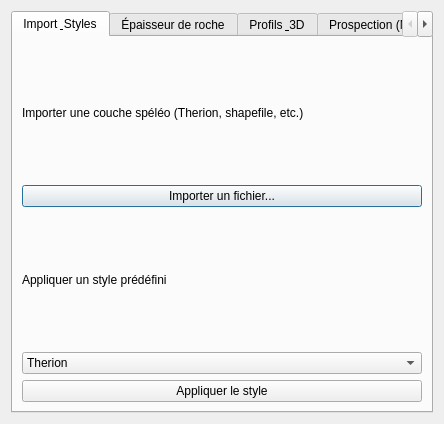
<?xml version="1.0" encoding="UTF-8"?>
<ui version="4.0">
 <class>SpeleoToolsDialog</class>
 <widget class="QDialog" name="SpeleoToolsDialog">
  <property name="windowTitle">
   <string>Speleo Tools</string>
  </property>
  <layout class="QVBoxLayout" name="verticalLayout">
   <item>
    <widget class="QTabWidget" name="tabWidget">
     <property name="tabPosition">
      <enum>QTabWidget::North</enum>
     </property>

     <!-- Onglet 1 : Import & Styles -->
     <widget class="QWidget" name="tabImport">
      <attribute name="title">
       <string>Import &amp; Styles</string>
      </attribute>
      <layout class="QVBoxLayout" name="layoutImport">
       <item>
        <widget class="QLabel" name="lblImport">
         <property name="text">
          <string>Importer une couche spéléo (Therion, shapefile, etc.)</string>
         </property>
        </widget>
       </item>
       <item>
        <widget class="QPushButton" name="btnImport">
         <property name="text">
          <string>Importer un fichier...</string>
         </property>
        </widget>
       </item>
       <item>
        <widget class="QLabel" name="lblStyle">
         <property name="text">
          <string>Appliquer un style prédéfini</string>
         </property>
        </widget>
       </item>
       <item>
        <widget class="QComboBox" name="comboStyle">
         <item>
          <property name="text">
           <string>Therion</string>
          </property>
         </item>
         <item>
          <property name="text">
           <string>Cheminement</string>
          </property>
         </item>
         <item>
          <property name="text">
           <string>Entrées</string>
          </property>
         </item>
         <item>
          <property name="text">
           <string>Habillage</string>
          </property>
         </item>
        </widget>
       </item>
       <item>
        <widget class="QPushButton" name="btnApplyStyle">
         <property name="text">
          <string>Appliquer le style</string>
         </property>
        </widget>
       </item>
      </layout>
     </widget>

     <!-- Onglet 2 : Épaisseur de roche -->
     <widget class="QWidget" name="tabThickness">
      <attribute name="title">
       <string>Épaisseur de roche</string>
      </attribute>
      <layout class="QFormLayout" name="layoutThickness">
       <item row="0" column="0">
        <widget class="QLabel" name="lblDEM">
         <property name="text">
          <string>Modèle Numérique de Terrain (DEM)</string>
         </property>
        </widget>
       </item>
       <item row="0" column="1">
        <widget class="QComboBox" name="comboDEM"/>
       </item>
       <item row="1" column="0">
        <widget class="QLabel" name="lblCave">
         <property name="text">
          <string>Couche de cavité / cheminement</string>
         </property>
        </widget>
       </item>
       <item row="1" column="1">
        <widget class="QComboBox" name="comboCave"/>
       </item>
       <item row="2" column="0">
        <widget class="QLabel" name="lblOutput">
         <property name="text">
          <string>Fichier de sortie (GeoPackage)</string>
         </property>
        </widget>
       </item>
       <item row="2" column="1">
        <layout class="QHBoxLayout" name="layoutOutput">
         <item>
          <widget class="QLineEdit" name="lineOutput"/>
         </item>
         <item>
          <widget class="QPushButton" name="btnBrowse">
           <property name="text">
            <string>Parcourir…</string>
           </property>
          </widget>
         </item>
        </layout>
       </item>
       <item row="3" column="1">
        <widget class="QPushButton" name="btnRunThickness">
         <property name="text">
          <string>Calculer l'épaisseur de roche</string>
         </property>
        </widget>
       </item>
       <item row="4" column="0" colspan="2">
        <widget class="QProgressBar" name="progressThickness">
         <property name="minimum">
          <number>0</number>
         </property>
         <property name="maximum">
          <number>100</number>
         </property>
        </widget>
       </item>
      </layout>
     </widget>

     <!-- Onglet 3 : Profils & 3D -->
     <widget class="QWidget" name="tabProfile">
      <attribute name="title">
       <string>Profils &amp; 3D</string>
      </attribute>
      <layout class="QGridLayout" name="layoutProfile">
       <item row="0" column="0">
        <widget class="QLabel" name="lblProfileLayer">
         <property name="text">
          <string>Couche de cheminement 3D</string>
         </property>
        </widget>
       </item>
       <item row="0" column="1">
        <widget class="QComboBox" name="comboProfileLayer"/>
       </item>
       <item row="1" column="0">
        <widget class="QLabel" name="lblDEM2">
         <property name="text">
          <string>DEM pour profil</string>
         </property>
        </widget>
       </item>
       <item row="1" column="1">
        <widget class="QComboBox" name="comboDEM2"/>
       </item>
       <item row="2" column="0" colspan="2">
        <widget class="QCheckBox" name="chkProjection">
         <property name="text">
          <string>Afficher la projection verticale 3D</string>
         </property>
        </widget>
       </item>
       <item row="3" column="0" colspan="2">
        <widget class="QPushButton" name="btnGenerateProfile">
         <property name="text">
          <string>Générer le profil développé</string>
         </property>
        </widget>
       </item>
       <item row="4" column="0" colspan="2">
        <widget class="QGraphicsView" name="viewProfile">
         <property name="minimumSize">
          <size>
           <width>400</width>
           <height>200</height>
          </size>
         </property>
        </widget>
       </item>
      </layout>
     </widget>

     <!-- Onglet 4 : Prospection -->
     <widget class="QWidget" name="tabProspect">
      <attribute name="title">
       <string>Prospection (MNT)</string>
      </attribute>
      <layout class="QGridLayout" name="layoutProspect">
       <item row="0" column="0">
        <widget class="QLabel" name="lblProspectDEM">
         <property name="text">
          <string>Modèle Numérique de Terrain</string>
         </property>
        </widget>
       </item>
       <item row="0" column="1">
        <widget class="QComboBox" name="comboProspectDEM"/>
       </item>
       <item row="1" column="0" colspan="2">
        <widget class="QCheckBox" name="chkHillshade">
         <property name="text">
          <string>Calculer ombrage (hillshade)</string>
         </property>
        </widget>
       </item>
       <item row="2" column="0" colspan="2">
        <widget class="QCheckBox" name="chkSlope">
         <property name="text">
          <string>Calculer pente</string>
         </property>
        </widget>
       </item>
       <item row="3" column="0" colspan="2">
        <widget class="QCheckBox" name="chkLowPoints">
         <property name="text">
          <string>Identifier les points bas (prospection)</string>
         </property>
        </widget>
       </item>
       <item row="4" column="0" colspan="2">
        <widget class="QPushButton" name="btnRunProspect">
         <property name="text">
          <string>Lancer l'analyse</string>
         </property>
        </widget>
       </item>
       <item row="5" column="0" colspan="2">
        <widget class="QProgressBar" name="progressProspect">
         <property name="minimum">
          <number>0</number>
         </property>
         <property name="maximum">
          <number>100</number>
         </property>
        </widget>
       </item>
       <item row="6" column="0" colspan="2">
        <widget class="QTextEdit" name="textLog">
         <property name="placeholderText">
          <string>Résultats et messages du traitement…</string>
         </property>
        </widget>
       </item>
      </layout>
     </widget>

    </widget>
   </item>
  </layout>
 </widget>
 <resources/>
 <connections/>
</ui>
